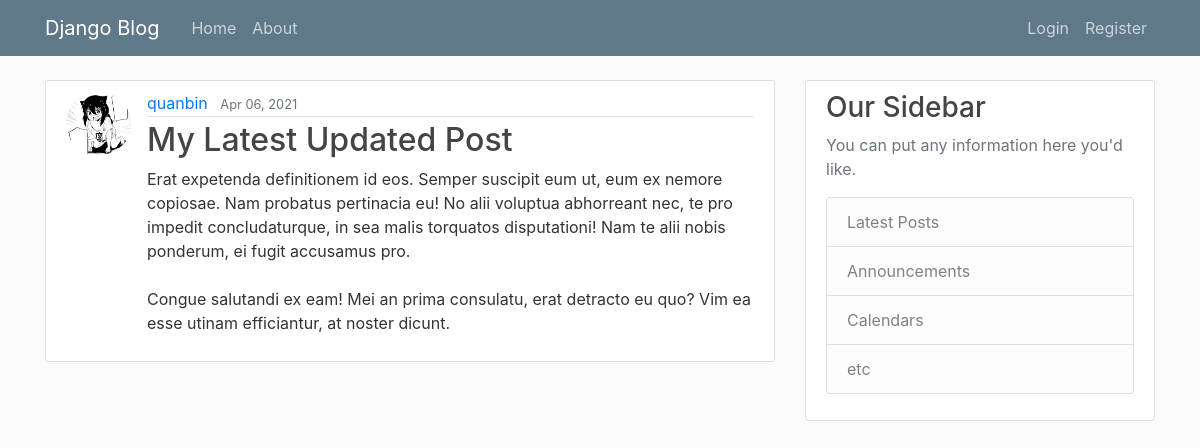
/post/28, run on the app's committed database.
### main/models.py (models this page shows, shortened)
class Post(models.Model):
    title = models.CharField(max_length =200)
    content = models. TextField()
    date_posted = models.DateTimeField(default = timezone.now) #auto_now_add=True)
    author = models.ForeignKey(User, on_delete = models.CASCADE)

### users/models.py (models this page shows, shortened)
class Profile(models.Model):
    user = models.OneToOneField(User, on_delete = models.CASCADE)
    image = models.ImageField(default = 'default.jpg', upload_to='profile_pics')
    """
    def save(self, *args, **kawrgs):
        super().save(*args, **kawrgs)

        img = Image.open(self.image.path)
        #resize the image size if its too large > 300x300
        if img.height > 300 or img.width > 300:
            output_size = (300, 300)
            img.thumbnail(output_size)
            img.save(self.image.path)
    """

### main/views.py (the view)
# urls.py: path("post/<int:pk>", PostDetailView.as_view(), name="post_detail"),
class PostDetailView(DetailView):
    model = Post

### main/templates/main/post_detail.html (shortened to what this page needs)
{% extends "main/base.html" %}
{% block content %}
    <article class="media content-section">
      <img class = "rounded-circle article-img" src="{{ object.author.profile.image.url}}" >
      <div class="media-body">
        <div class="article-metadata">
          <a class="mr-2" href="{% url 'user_posts' post.author.username %}">{{ object.author }}</a>
          <small class="text-muted">{{ object.date_posted|date:"M d, Y" }}</small>
        </div>
        <h2 class="article-title">{{ object.title }}</h2>
        <p class="article-content">{{ object.content }}</p>
      </div>
    </article>
{% endblock content %}

### main/static/main/main.css (style rules this page uses)
body { background: #fafafa; color: #333333; margin-top: 5rem; }
h1, h2, h3, h4, h5, h6 { color: #444444; }
.content-section { background: #ffffff; padding: 10px 20px; border: 1px solid #dddddd; border-radius: 3px; margin-bottom: 20px; }
.article-title { color: #444444; }
.article-content { white-space: pre-line; }
.article-img { height: 65px; width: 65px; margin-right: 16px; }
.article-metadata { padding-bottom: 1px; margin-bottom: 4px; border-bottom: 1px solid #e3e3e3 }

### data on the page
Post: author.profile.image (picture), author "quanbin", date_posted "Apr 06, 2021", title "My Latest Updated Post", content "Erat expetenda definitionem id eos. Semper suscipit eum ut, eum ex nemore copiosae. Nam probatus pertinacia eu! No alii voluptua abhorreant nec, te pro impedit concludaturque, in sea malis torquatos disputationi! Nam te alii nobis ponderum, ei fugit accusamus pro. Congue salutandi ex eam! Mei an prima consulatu, erat detracto eu quo? Vim ea esse utinam efficiantur, at noster dicunt."
